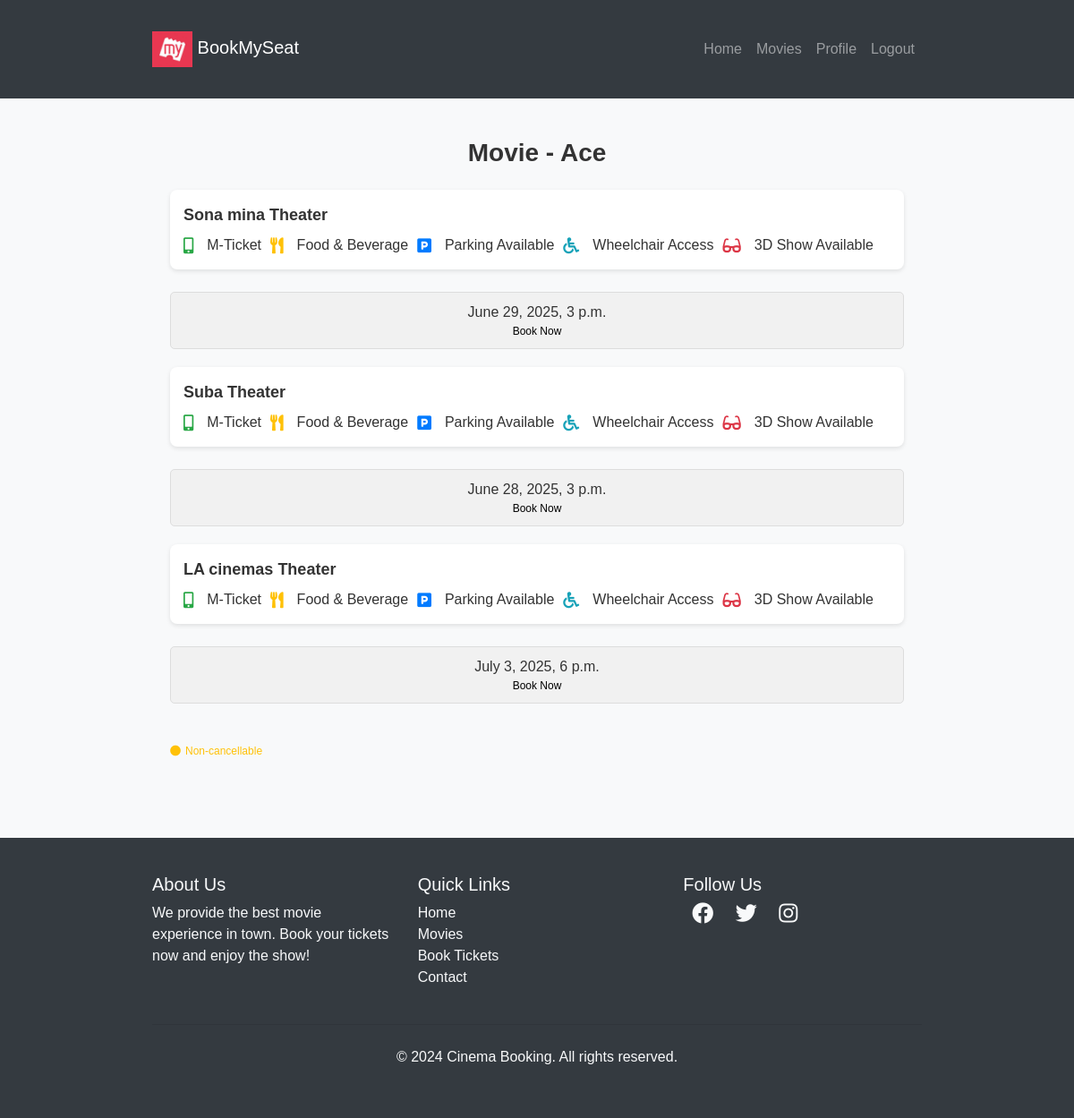
Screenshot of /movies/2/theaters (signed in) with the database file from the repository.
### movies/models.py (models this page shows, shortened)
class Movie(models.Model):
    name= models.CharField(max_length=255)
    image= models.ImageField(upload_to="movies/")
    rating = models.DecimalField(max_digits=3,decimal_places=1)
    cast= models.TextField()
    description= models.TextField(blank=True,null=True) # optional

class Theater(models.Model):
    name = models.CharField(max_length=255)
    movie = models.ForeignKey(Movie,on_delete=models.CASCADE,related_name='theaters')
    time= models.DateTimeField()

### movies/views.py (the view)
# urls.py: path('<int:movie_id>/theaters',views.theater_list,name='theater_list'),
def theater_list(request,movie_id):
    movie = get_object_or_404(Movie,id=movie_id)
    theater=Theater.objects.filter(movie=movie)
    return render(request,'movies/theater_list.html',{'movie':movie,'theaters':theater})

### templates/movies/theater_list.html (shortened to what this page needs)
{% extends "users/basic.html" %}
{% block content %}
  <body>
    <div class="container">
      <div class="movie-title">Movie - {{ movie.name }}</div>
      {% if theaters %}
        {% for theater in theaters %}
        <div class="theatre-info">
          <div>
            <strong>{{ theater.name }} Theater</strong>
            <div class="info-icons mt-2">
              <i class="fas fa-mobile-alt text-success"></i> M-Ticket
              <i class="fas fa-utensils text-warning ms-3"></i> Food & Beverage
              <i class="fas fa-parking text-primary ms-3"></i> Parking Available
              <i class="fas fa-wheelchair text-info ms-3"></i> Wheelchair Access
              <i class="fas fa-glasses text-danger ms-3"></i> 3D Show Available
            </div>
          </div>
        </div>
        <div class="show-times">
          <div class="time-box">
            {{ theater.time }}
            <a href="{% url 'book_seats' theater.id %}">
              <span>Book Now</span>
            </a>
          </div>
        </div>
        {% endfor %}
      {% else %}
        <div class="no-theaters mt-4">
          <p>Sorry, no theaters are available for this movie at the moment.</p>
        </div>
      {% endif %}
      <div class="non-cancellable mt-4">
        <i class="fas fa-circle text-warning"></i> Non-cancellable
      </div>
    </div>
  </body>
{% endblock %}

### templates/users/basic.html (style rules this page uses)
body { font-family: Arial, sans-serif; }

### templates/movies/theater_list.html (style rules this page uses)
body { font-family: Arial, sans-serif; background-color: #f8f9fa; color: #333; margin: 0; padding: 0; }
.container { padding: 20px; max-width: 900px; margin: 0 auto; }
.movie-title { font-size: 28px; font-weight: bold; text-align: center; margin-bottom: 20px; }
.theatre-info { display: flex; justify-content: space-between; align-items: center; padding: 15px; background-color: #fff; border-radius: 8px; box-shadow: 0 2px 5px rgba(0, 0, 0, 0.1); margin-bottom: 15px; flex-wrap: wrap; }
.theatre-info strong { font-size: 18px; flex: 1; }
.info-icons { display: flex; flex-wrap: wrap; align-items: center; justify-content: flex-start; gap: 10px; margin-top: 10px; flex: 2; }
.info-icons i { margin-right: 5px; font-size: 18px; }
.show-times { display: flex; justify-content: space-between; padding: 10px 0; flex-wrap: wrap; }
.time-box { border: 1px solid #ddd; border-radius: 5px; padding: 10px 20px; text-align: center; background-color: #f1f1f1; margin-bottom: 10px; flex: 1; min-width: 100px; transition: transform 0.3s ease, background-color 0.3s ease; }
.time-box span { display: block; font-size: 12px; color: black; }
.non-cancellable { color: #ffc107; font-size: 12px; margin-top: 20px; display: flex; align-items: center; }
.non-cancellable i { margin-right: 5px; }

### rows the page displays
Movie: name "Ace"
Theater: name "Sona mina", time "June 29, 2025, 3 p.m."
Theater: name "Suba", time "June 28, 2025, 3 p.m."
Theater: name "LA cinemas", time "July 3, 2025, 6 p.m."
